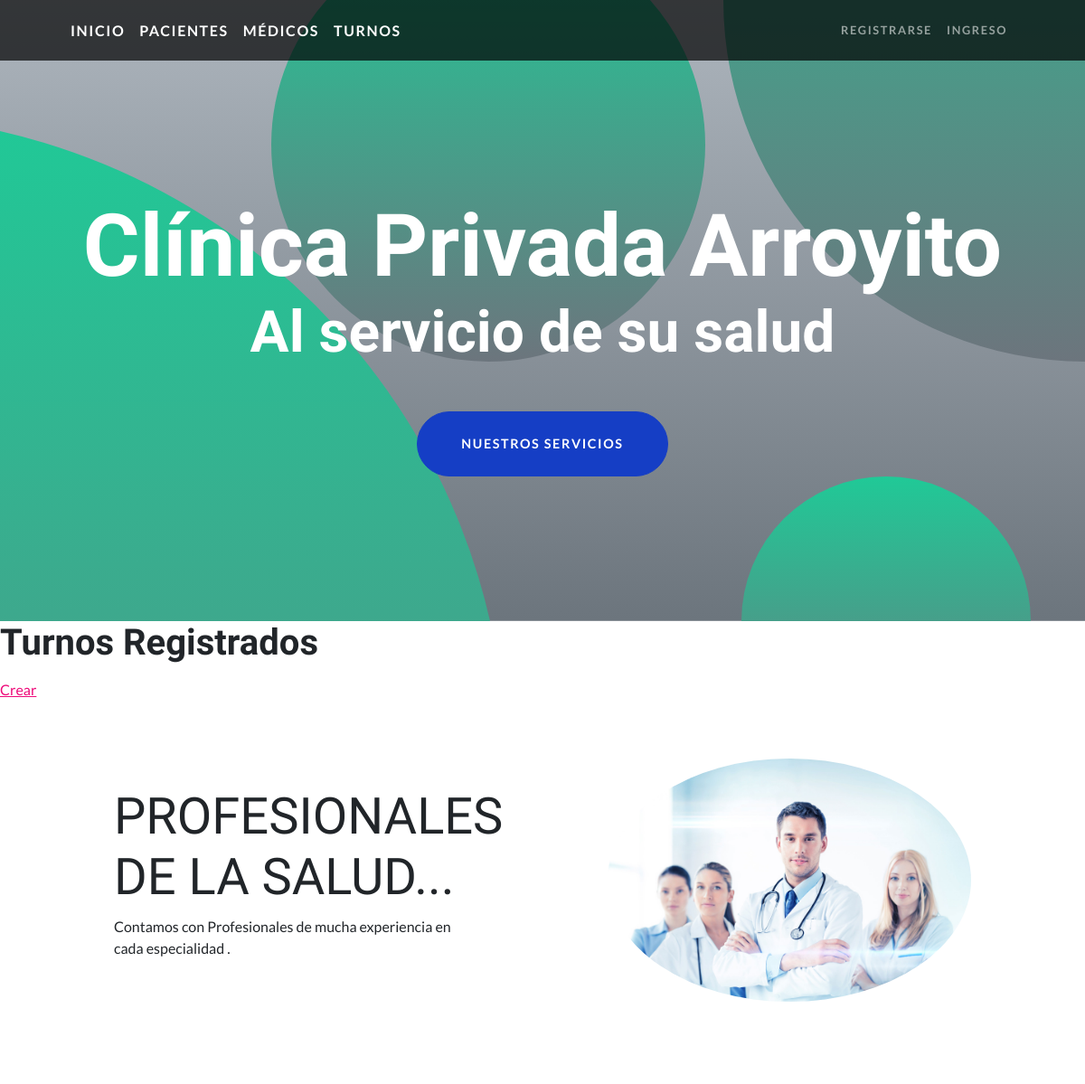
/AppCoder/turno/list (upper part), run on an earlier commit of the app's database.
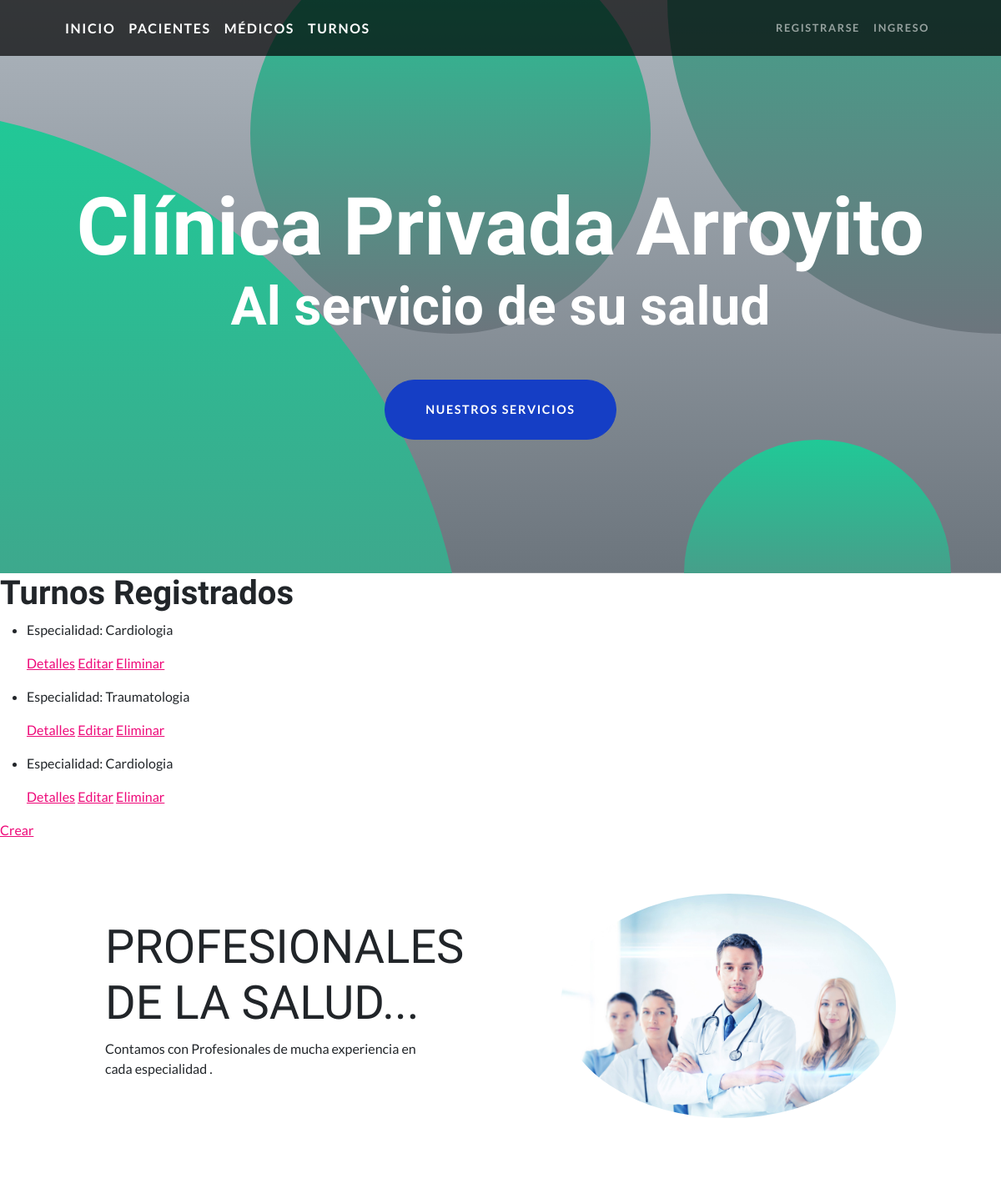
And on a later commit of the database.
### AppCoder/models.py (models this page shows)
class Turno (models.Model):
    especialidad=models.CharField (max_length=40, null=False)
    fecha= models.DateField(null=True)

### AppCoder/views.py (the view)
# urls.py: path('turno/list', TurnoList.as_view(), name='Turno/List'),
class TurnoList(ListView):
    model = Turno
    template_name = "AppCoder/turno_list.html"

### templates/AppCoder/turno_list.html
{% extends "AppCoder/padre.html" %}
{% block ContenidoQueCambia %}
    <h1>Turnos Registrados</h1>
    <ul>
        {% for turno in object_list %}
        <li>
            <p>Especialidad: {{turno.especialidad}}</p>
            <p>
                <a href="{% url 'Turno/Detail' turno.id %}">Detalles</a>
                <a href="{% url 'Turno/Edit' turno.id %}">Editar</a>
                <a href="{% url 'Turno/Delete' turno.id %}">Eliminar</a>
            </p>
        </li>
        {% endfor %}
    </ul>
    <p>
        <a href="{% url 'Turno/New' %}">Crear</a>
    </p>
{% endblock ContenidoQueCambia %}

What changed in the data, as far as the page shows it:
added Turno: especialidad "Cardiologia"
added Turno: especialidad "Traumatologia"
added Turno: especialidad "Cardiologia"
